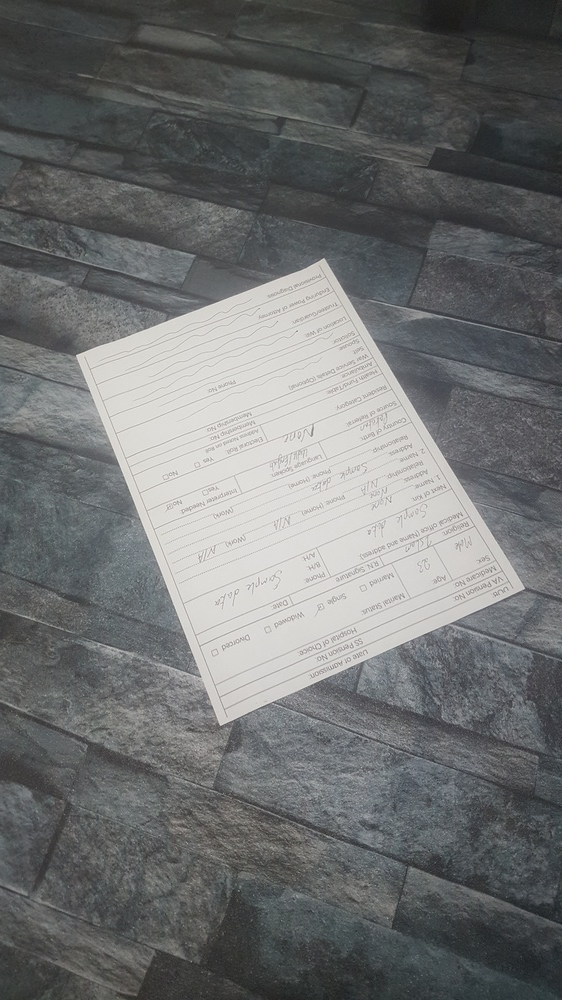
#> input picture Feature Detectors & Descriptors/Media/M4/sample-form.jpg, 562 x 1000 px, shrunk from 1836 x 3264 before the run, found by its file name
$ jupyter execute --allow-errors '8.07 Feature based Image Alignment.ipynb'   (shell and % lines are left out)
#> lines starting #> are read from the running program, lines starting #| are printed output that depends on the picture
# <center> <font style="color:rgb(100,109,254)">  Feature based Image Alignment </font> </center>

Image Alignment ( also called image registration) is a technique to align different images of the same object/scene, for example consider the below 2 images of a document at different orientations, translations and scales, with image Alignment you can align them back to the original image.

Its called Feature based Image Alignment because it uses Image features to align these images. It warps the image and aligns it in such a way that the features line up properly in the same orientation as were detected in the original. So for e.g the x,y coordinate of a corner of object in one image will be the same in another image after they are aligned.

###  <font style="color:rgb(134,19,348)">  When do we need Image Alignment:  </font>

It has lots of applications mainly in document processing and analysis, So anytime you want to perform OCR (Optical Character Recognition), scan the document (Detect and align it properly). An interesting application of this would be a form reader, which reads input fields of a form so you need to make sure the form is aligned properly first.

Image Alignment is also a really important step in panoramas creation, which we will see later. So its used to create full 360 Degree images. Now 3D alignment does requires depth information but when you're taking pictures by just rotating the camera about its optical axis then those can be aligned using this technique.

The whole process in pretty simple and its almost exactly the same as you did in Object detection.

Here are the steps you'll perform.

- **Step 1:** Extract Keypoints and descriptors of both images, the reference image (Original Aligned Image) and the target Image (The Unaligned image).
- **Step 2:** Perform feature matching, select top few matches.
- **Step 3:** Grab the keypoints of the good matches and get a homography of it.
- **Step 4:** Use the homography to transform the image using **warpPerspective** function. This is your aligned image.

**Note:** Step 1-3 are the same as in our Object Detection Pipeline.

[cell 1]
import cv2
import numpy as np
import matplotlib.pyplot as plt

## <font style="color:rgb(134,19,348)"> Step 1: Feature Extraction   </font>

[cell 2]
target_image = cv2.imread('media/M4/sample-form.jpg',1)
#> target_image is the input picture: shape (1000, 562, 3); mean B, G, R 112.1, 112, 110.2
reference_image = cv2.imread('media/M4/alignedform.png',1)
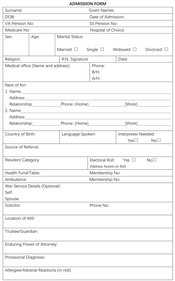
#> input picture Feature Detectors & Descriptors/Media/M4/alignedform.png, 175 x 281 px, shrunk from 570 x 917 before the run, found by its file name
#> reference_image is the input picture: shape (281, 175, 3); min 78, max 255, mean 244.2

# Initialize ORB detector with features detection limited to 1000 features.
orb = cv2.ORB_create(1000, fastThreshold=30)

# Find the keypoints and descriptors with ORB
kp1, des1 = orb.detectAndCompute(target_image, None)
#> kp1 = 545 keypoints; strongest (x, y, size): (323, 259, 31), (220, 724, 31), (221, 724, 37.2), (523, 588, 31)
kp2, des2 = orb.detectAndCompute(reference_image, None)
#> kp2 = 312 keypoints; strongest (x, y, size): (107, 160, 31), (33, 37, 31), (94, 72, 31), (47, 66, 31)


plt.figure(figsize=[20,20])
plt.subplot(121);plt.imshow(target_image[...,::-1]);plt.title("Target Image");plt.axis('off');
plt.subplot(122);plt.imshow(reference_image[...,::-1]);plt.title("Reference Image");plt.axis('off');
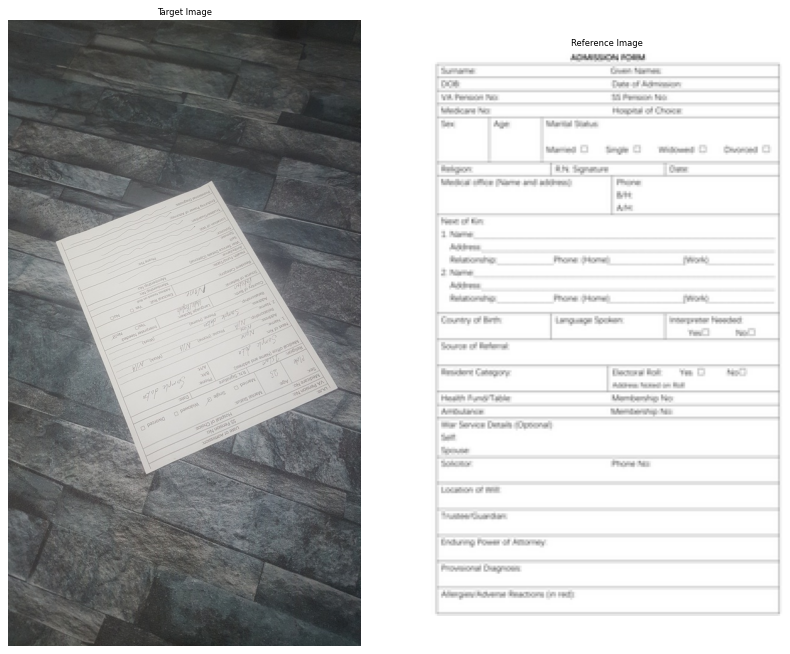
#> figure drawn by matplotlib, 2 panels

## <font style="color:rgb(134,19,348)"> Step 2: Feature Matching   </font>

[cell 3]
# create bf matcher wiht crosscheck = True
bf = cv2.BFMatcher(cv2.NORM_HAMMING, crossCheck = True)
matches = bf.match(des1, des2)
#> matches = 111 matches

# Sort matches on bases of good they are, (i.e on their hamming distance)
#> (the rest of this cell did not finish here and is left out)
